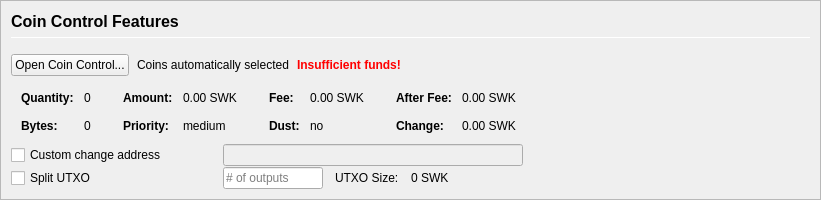
         <widget class="QFrame" name="frameCoinControl">
          <property name="sizePolicy">
           <sizepolicy hsizetype="Expanding" vsizetype="Expanding">
            <horstretch>0</horstretch>
            <verstretch>0</verstretch>
           </sizepolicy>
          </property>
          <property name="maximumSize">
           <size>
            <width>16777215</width>
            <height>16777215</height>
           </size>
          </property>
          <property name="frameShape">
           <enum>QFrame::StyledPanel</enum>
          </property>
          <property name="frameShadow">
           <enum>QFrame::Sunken</enum>
          </property>
          <layout class="QVBoxLayout" name="verticalLayoutCoinControl2">
           <property name="spacing">
            <number>0</number>
           </property>
           <property name="leftMargin">
            <number>0</number>
           </property>
           <property name="topMargin">
            <number>0</number>
           </property>
           <property name="rightMargin">
            <number>0</number>
           </property>
           <property name="bottomMargin">
            <number>0</number>
           </property>
           <item>
            <widget class="QFrame" name="frameCoinControl_BG">
             <layout class="QVBoxLayout" name="verticalLayoutCoinControl" stretch="0,0,0,0,0,0">
              <property name="spacing">
               <number>1</number>
              </property>
              <property name="leftMargin">
               <number>10</number>
              </property>
              <property name="topMargin">
               <number>10</number>
              </property>
              <item>
               <layout class="QHBoxLayout" name="horizontalLayoutCoinControl1">
                <property name="bottomMargin">
                 <number>15</number>
                </property>
                <item>
                 <layout class="QVBoxLayout" name="verticalLayout_3">
                  <property name="spacing">
                   <number>6</number>
                  </property>
                  <item>
                   <widget class="QLabel" name="labelCoinControlFeatures">
                    <property name="sizePolicy">
                     <sizepolicy hsizetype="Preferred" vsizetype="Maximum">
                      <horstretch>0</horstretch>
                      <verstretch>0</verstretch>
                     </sizepolicy>
                    </property>
                    <property name="minimumSize">
                     <size>
                      <width>0</width>
                      <height>20</height>
                     </size>
                    </property>
                    <property name="font">
                     <font>
                      <pointsize>12</pointsize>
                      <weight>75</weight>
                      <bold>true</bold>
                     </font>
                    </property>
                    <property name="styleSheet">
                     <string notr="true">font-weight:bold;</string>
                    </property>
                    <property name="text">
                     <string>Coin Control Features</string>
                    </property>
                   </widget>
                  </item>
                  <item>
                   <widget class="Line" name="line">
                    <property name="minimumSize">
                     <size>
                      <width>0</width>
                      <height>1</height>
                     </size>
                    </property>
                    <property name="maximumSize">
                     <size>
                      <width>16777215</width>
                      <height>1</height>
                     </size>
                    </property>
                    <property name="orientation">
                     <enum>Qt::Horizontal</enum>
                    </property>
                   </widget>
                  </item>
                 </layout>
                </item>
               </layout>
              </item>
              <item>
               <layout class="QHBoxLayout" name="horizontalLayoutCoinControl2" stretch="0,0,0,0">
                <property name="spacing">
                 <number>8</number>
                </property>
                <property name="bottomMargin">
                 <number>10</number>
                </property>
                <item>
                 <widget class="QPushButton" name="pushButtonCoinControl">
                  <property name="styleSheet">
                   <string notr="true"/>
                  </property>
                  <property name="text">
                   <string>Open Coin Control...</string>
                  </property>
                  <property name="autoDefault">
                   <bool>false</bool>
                  </property>
                 </widget>
                </item>
                <item>
                 <widget class="QLabel" name="labelCoinControlAutomaticallySelected">
                  <property name="text">
                   <string>Coins automatically selected</string>
                  </property>
                  <property name="margin">
                   <number>5</number>
                  </property>
                 </widget>
                </item>
                <item>
                 <widget class="QLabel" name="labelCoinControlInsuffFunds">
                  <property name="font">
                   <font>
                    <weight>75</weight>
                    <bold>true</bold>
                   </font>
                  </property>
                  <property name="styleSheet">
                   <string notr="true">color:red;font-weight:bold;</string>
                  </property>
                  <property name="text">
                   <string>Insufficient funds!</string>
                  </property>
                  <property name="margin">
                   <number>5</number>
                  </property>
                 </widget>
                </item>
                <item>
                 <spacer name="horizontalSpacerCoinControl">
                  <property name="orientation">
                   <enum>Qt::Horizontal</enum>
                  </property>
                  <property name="sizeHint" stdset="0">
                   <size>
                    <width>40</width>
                    <height>1</height>
                   </size>
                  </property>
                 </spacer>
                </item>
               </layout>
              </item>
              <item>
               <widget class="QWidget" name="widgetCoinControl" native="true">
                <property name="sizePolicy">
                 <sizepolicy hsizetype="Preferred" vsizetype="Preferred">
                  <horstretch>0</horstretch>
                  <verstretch>0</verstretch>
                 </sizepolicy>
                </property>
                <property name="minimumSize">
                 <size>
                  <width>0</width>
                  <height>0</height>
                 </size>
                </property>
                <property name="styleSheet">
                 <string notr="true"/>
                </property>
                <layout class="QHBoxLayout" name="horizontalLayoutCoinControl5">
                 <property name="leftMargin">
                  <number>0</number>
                 </property>
                 <property name="topMargin">
                  <number>0</number>
                 </property>
                 <property name="rightMargin">
                  <number>0</number>
                 </property>
                 <property name="bottomMargin">
                  <number>0</number>
                 </property>
                 <item>
                  <layout class="QHBoxLayout" name="horizontalLayoutCoinControl3" stretch="0,0,0,1">
                   <property name="spacing">
                    <number>20</number>
                   </property>
                   <property name="topMargin">
                    <number>0</number>
                   </property>
                   <property name="bottomMargin">
                    <number>10</number>
                   </property>
                   <item>
                    <layout class="QFormLayout" name="formLayoutCoinControl1">
                     <property name="horizontalSpacing">
                      <number>10</number>
                     </property>
                     <property name="verticalSpacing">
                      <number>14</number>
                     </property>
                     <property name="leftMargin">
                      <number>10</number>
                     </property>
                     <property name="topMargin">
                      <number>4</number>
                     </property>
                     <property name="rightMargin">
                      <number>6</number>
                     </property>
                     <item row="0" column="0">
                      <widget class="QLabel" name="labelCoinControlQuantityText">
                       <property name="font">
                        <font>
                         <weight>75</weight>
                         <bold>true</bold>
                        </font>
                       </property>
                       <property name="text">
                        <string>Quantity:</string>
                       </property>
                       <property name="margin">
                        <number>0</number>
                       </property>
                      </widget>
                     </item>
                     <item row="0" column="1">
                      <widget class="QLabel" name="labelCoinControlQuantity">
                       <property name="cursor">
                        <cursorShape>IBeamCursor</cursorShape>
                       </property>
                       <property name="contextMenuPolicy">
                        <enum>Qt::ActionsContextMenu</enum>
                       </property>
                       <property name="text">
                        <string notr="true">0</string>
                       </property>
                       <property name="margin">
                        <number>0</number>
                       </property>
                       <property name="textInteractionFlags">
                        <set>Qt::LinksAccessibleByMouse|Qt::TextSelectableByKeyboard|Qt::TextSelectableByMouse</set>
                       </property>
                      </widget>
                     </item>
                     <item row="1" column="0">
                      <widget class="QLabel" name="labelCoinControlBytesText">
                       <property name="font">
                        <font>
                         <weight>75</weight>
                         <bold>true</bold>
                        </font>
                       </property>
                       <property name="text">
                        <string>Bytes:</string>
                       </property>
                      </widget>
                     </item>
                     <item row="1" column="1">
                      <widget class="QLabel" name="labelCoinControlBytes">
                       <property name="cursor">
                        <cursorShape>IBeamCursor</cursorShape>
                       </property>
                       <property name="contextMenuPolicy">
                        <enum>Qt::ActionsContextMenu</enum>
                       </property>
                       <property name="text">
                        <string notr="true">0</string>
                       </property>
                       <property name="textInteractionFlags">
                        <set>Qt::LinksAccessibleByMouse|Qt::TextSelectableByKeyboard|Qt::TextSelectableByMouse</set>
                       </property>
                      </widget>
                     </item>
                    </layout>
                   </item>
                   <item>
                    <layout class="QFormLayout" name="formLayoutCoinControl2">
                     <property name="horizontalSpacing">
                      <number>10</number>
                     </property>
                     <property name="verticalSpacing">
                      <number>14</number>
                     </property>
                     <property name="leftMargin">
                      <number>6</number>
                     </property>
                     <property name="topMargin">
                      <number>4</number>
                     </property>
                     <property name="rightMargin">
                      <number>6</number>
                     </property>
                     <item row="0" column="0">
                      <widget class="QLabel" name="labelCoinControlAmountText">
                       <property name="font">
                        <font>
                         <weight>75</weight>
                         <bold>true</bold>
                        </font>
                       </property>
                       <property name="text">
                        <string>Amount:</string>
                       </property>
                       <property name="margin">
                        <number>0</number>
                       </property>
                      </widget>
                     </item>
                     <item row="0" column="1">
                      <widget class="QLabel" name="labelCoinControlAmount">
                       <property name="cursor">
                        <cursorShape>IBeamCursor</cursorShape>
                       </property>
                       <property name="contextMenuPolicy">
                        <enum>Qt::ActionsContextMenu</enum>
                       </property>
                       <property name="text">
                        <string notr="true">0.00 SWK</string>
                       </property>
                       <property name="textInteractionFlags">
                        <set>Qt::LinksAccessibleByMouse|Qt::TextSelectableByKeyboard|Qt::TextSelectableByMouse</set>
                       </property>
                      </widget>
                     </item>
                     <item row="1" column="0">
                      <widget class="QLabel" name="labelCoinControlPriorityText">
                       <property name="font">
                        <font>
                         <weight>75</weight>
                         <bold>true</bold>
                        </font>
                       </property>
                       <property name="text">
                        <string>Priority:</string>
                       </property>
                      </widget>
                     </item>
                     <item row="1" column="1">
                      <widget class="QLabel" name="labelCoinControlPriority">
                       <property name="cursor">
                        <cursorShape>IBeamCursor</cursorShape>
                       </property>
                       <property name="contextMenuPolicy">
                        <enum>Qt::ActionsContextMenu</enum>
                       </property>
                       <property name="text">
                        <string>medium</string>
                       </property>
                       <property name="textInteractionFlags">
                        <set>Qt::LinksAccessibleByMouse|Qt::TextSelectableByKeyboard|Qt::TextSelectableByMouse</set>
                       </property>
                      </widget>
                     </item>
                    </layout>
                   </item>
                   <item>
                    <layout class="QFormLayout" name="formLayoutCoinControl3">
                     <property name="horizontalSpacing">
                      <number>10</number>
                     </property>
                     <property name="verticalSpacing">
                      <number>14</number>
                     </property>
                     <property name="leftMargin">
                      <number>6</number>
                     </property>
                     <property name="topMargin">
                      <number>4</number>
                     </property>
                     <property name="rightMargin">
                      <number>6</number>
                     </property>
                     <item row="0" column="0">
                      <widget class="QLabel" name="labelCoinControlFeeText">
                       <property name="font">
                        <font>
                         <weight>75</weight>
                         <bold>true</bold>
                        </font>
                       </property>
                       <property name="text">
                        <string>Fee:</string>
                       </property>
                       <property name="margin">
                        <number>0</number>
                       </property>
                      </widget>
                     </item>
                     <item row="0" column="1">
                      <widget class="QLabel" name="labelCoinControlFee">
                       <property name="cursor">
                        <cursorShape>IBeamCursor</cursorShape>
                       </property>
                       <property name="contextMenuPolicy">
                        <enum>Qt::ActionsContextMenu</enum>
                       </property>
                       <property name="text">
                        <string notr="true">0.00 SWK</string>
                       </property>
                       <property name="textInteractionFlags">
                        <set>Qt::LinksAccessibleByMouse|Qt::TextSelectableByKeyboard|Qt::TextSelectableByMouse</set>
                       </property>
                      </widget>
                     </item>
                     <item row="1" column="0">
                      <widget class="QLabel" name="labelCoinControlLowOutputText">
                       <property name="font">
                        <font>
                         <weight>75</weight>
                         <bold>true</bold>
                        </font>
                       </property>
                       <property name="text">
                        <string>Dust:</string>
                       </property>
                      </widget>
                     </item>
                     <item row="1" column="1">
                      <widget class="QLabel" name="labelCoinControlLowOutput">
                       <property name="cursor">
                        <cursorShape>IBeamCursor</cursorShape>
                       </property>
                       <property name="contextMenuPolicy">
                        <enum>Qt::ActionsContextMenu</enum>
                       </property>
                       <property name="text">
                        <string>no</string>
                       </property>
                       <property name="textInteractionFlags">
                        <set>Qt::LinksAccessibleByMouse|Qt::TextSelectableByKeyboard|Qt::TextSelectableByMouse</set>
                       </property>
                      </widget>
                     </item>
                    </layout>
                   </item>
                   <item>
                    <layout class="QFormLayout" name="formLayoutCoinControl4">
                     <property name="horizontalSpacing">
                      <number>10</number>
                     </property>
                     <property name="verticalSpacing">
                      <number>14</number>
                     </property>
                     <property name="leftMargin">
                      <number>6</number>
                     </property>
                     <property name="topMargin">
                      <number>4</number>
                     </property>
                     <property name="rightMargin">
                      <number>6</number>
                     </property>
                     <item row="0" column="0">
                      <widget class="QLabel" name="labelCoinControlAfterFeeText">
                       <property name="font">
                        <font>
                         <weight>75</weight>
                         <bold>true</bold>
                        </font>
                       </property>
                       <property name="text">
                        <string>After Fee:</string>
                       </property>
                       <property name="margin">
                        <number>0</number>
                       </property>
                      </widget>
                     </item>
                     <item row="0" column="1">
                      <widget class="QLabel" name="labelCoinControlAfterFee">
                       <property name="cursor">
                        <cursorShape>IBeamCursor</cursorShape>
                       </property>
                       <property name="contextMenuPolicy">
                        <enum>Qt::ActionsContextMenu</enum>
                       </property>
                       <property name="text">
                        <string notr="true">0.00 SWK</string>
                       </property>
                       <property name="textInteractionFlags">
                        <set>Qt::LinksAccessibleByMouse|Qt::TextSelectableByKeyboard|Qt::TextSelectableByMouse</set>
                       </property>
                      </widget>
                     </item>
                     <item row="1" column="0">
                      <widget class="QLabel" name="labelCoinControlChangeText">
                       <property name="font">
                        <font>
                         <weight>75</weight>
                         <bold>true</bold>
                        </font>
                       </property>
                       <property name="text">
                        <string>Change:</string>
                       </property>
                      </widget>
                     </item>
                     <item row="1" column="1">
                      <widget class="QLabel" name="labelCoinControlChange">
                       <property name="cursor">
                        <cursorShape>IBeamCursor</cursorShape>
                       </property>
                       <property name="contextMenuPolicy">
                        <enum>Qt::ActionsContextMenu</enum>
                       </property>
                       <property name="text">
                        <string notr="true">0.00 SWK</string>
                       </property>
                       <property name="textInteractionFlags">
                        <set>Qt::LinksAccessibleByMouse|Qt::TextSelectableByKeyboard|Qt::TextSelectableByMouse</set>
                       </property>
                      </widget>
                     </item>
                    </layout>
                   </item>
                  </layout>
                 </item>
                </layout>
               </widget>
              </item>
              <item>
               <layout class="QHBoxLayout" name="horizontalLayoutCoinControl4">
                <property name="spacing">
                 <number>12</number>
                </property>
                <property name="sizeConstraint">
                 <enum>QLayout::SetDefaultConstraint</enum>
                </property>
                <property name="topMargin">
                 <number>0</number>
                </property>
                <property name="rightMargin">
                 <number>0</number>
                </property>
                <item>
                 <widget class="QCheckBox" name="checkBoxCoinControlChange">
                  <property name="sizePolicy">
                   <sizepolicy hsizetype="Preferred" vsizetype="Preferred">
                    <horstretch>0</horstretch>
                    <verstretch>0</verstretch>
                   </sizepolicy>
                  </property>
                  <property name="minimumSize">
                   <size>
                    <width>200</width>
                    <height>0</height>
                   </size>
                  </property>
                  <property name="maximumSize">
                   <size>
                    <width>200</width>
                    <height>16777215</height>
                   </size>
                  </property>
                  <property name="toolTip">
                   <string>If this is activated, but the change address is empty or invalid, change will be sent to a newly generated address.</string>
                  </property>
                  <property name="text">
                   <string>Custom change address</string>
                  </property>
                 </widget>
                </item>
                <item>
                 <widget class="QValidatedLineEdit" name="lineEditCoinControlChange">
                  <property name="enabled">
                   <bool>false</bool>
                  </property>
                  <property name="sizePolicy">
                   <sizepolicy hsizetype="Preferred" vsizetype="Preferred">
                    <horstretch>0</horstretch>
                    <verstretch>0</verstretch>
                   </sizepolicy>
                  </property>
                  <property name="minimumSize">
                   <size>
                    <width>300</width>
                    <height>0</height>
                   </size>
                  </property>
                 </widget>
                </item>
                <item>
                 <widget class="QLabel" name="labelCoinControlChangeLabel">
                  <property name="sizePolicy">
                   <sizepolicy hsizetype="Preferred" vsizetype="Preferred">
                    <horstretch>0</horstretch>
                    <verstretch>0</verstretch>
                   </sizepolicy>
                  </property>
                  <property name="minimumSize">
                   <size>
                    <width>100</width>
                    <height>0</height>
                   </size>
                  </property>
                  <property name="text">
                   <string/>
                  </property>
                  <property name="margin">
                   <number>3</number>
                  </property>
                 </widget>
                </item>
               </layout>
              </item>
              <item>
               <layout class="QHBoxLayout" name="horizontalLayoutCoinControl6">
                <property name="spacing">
                 <number>12</number>
                </property>
                <property name="rightMargin">
                 <number>0</number>
                </property>
                <item>
                 <widget class="QCheckBox" name="splitBlockCheckBox">
                  <property name="sizePolicy">
                   <sizepolicy hsizetype="Preferred" vsizetype="Preferred">
                    <horstretch>0</horstretch>
                    <verstretch>0</verstretch>
                   </sizepolicy>
                  </property>
                  <property name="minimumSize">
                   <size>
                    <width>200</width>
                    <height>0</height>
                   </size>
                  </property>
                  <property name="maximumSize">
                   <size>
                    <width>200</width>
                    <height>16777215</height>
                   </size>
                  </property>
                  <property name="text">
                   <string>Split UTXO</string>
                  </property>
                 </widget>
                </item>
                <item>
                 <widget class="QLineEdit" name="splitBlockLineEdit">
                  <property name="sizePolicy">
                   <sizepolicy hsizetype="Preferred" vsizetype="Preferred">
                    <horstretch>50</horstretch>
                    <verstretch>0</verstretch>
                   </sizepolicy>
                  </property>
                  <property name="minimumSize">
                   <size>
                    <width>100</width>
                    <height>0</height>
                   </size>
                  </property>
                  <property name="maximumSize">
                   <size>
                    <width>100</width>
                    <height>16777215</height>
                   </size>
                  </property>
                  <property name="placeholderText">
                   <string># of outputs</string>
                  </property>
                 </widget>
                </item>
                <item>
                 <widget class="QLabel" name="labelBlockSizeText">
                  <property name="text">
                   <string>UTXO Size:</string>
                  </property>
                 </widget>
                </item>
                <item>
                 <widget class="QLabel" name="labelBlockSize">
                  <property name="text">
                   <string>0 SWK</string>
                  </property>
                 </widget>
                </item>
                <item>
                 <spacer name="horizontalSpacer_7">
                  <property name="orientation">
                   <enum>Qt::Horizontal</enum>
                  </property>
                  <property name="sizeHint" stdset="0">
                   <size>
                    <width>40</width>
                    <height>20</height>
                   </size>
                  </property>
                 </spacer>
                </item>
               </layout>
              </item>
              <item>
               <spacer name="verticalSpacerCoinControl">
                <property name="orientation">
                 <enum>Qt::Vertical</enum>
                </property>
                <property name="sizeHint" stdset="0">
                 <size>
                  <width>800</width>
                  <height>1</height>
                 </size>
                </property>
               </spacer>
              </item>
             </layout>
            </widget>
           </item>
          </layout>
         </widget>
